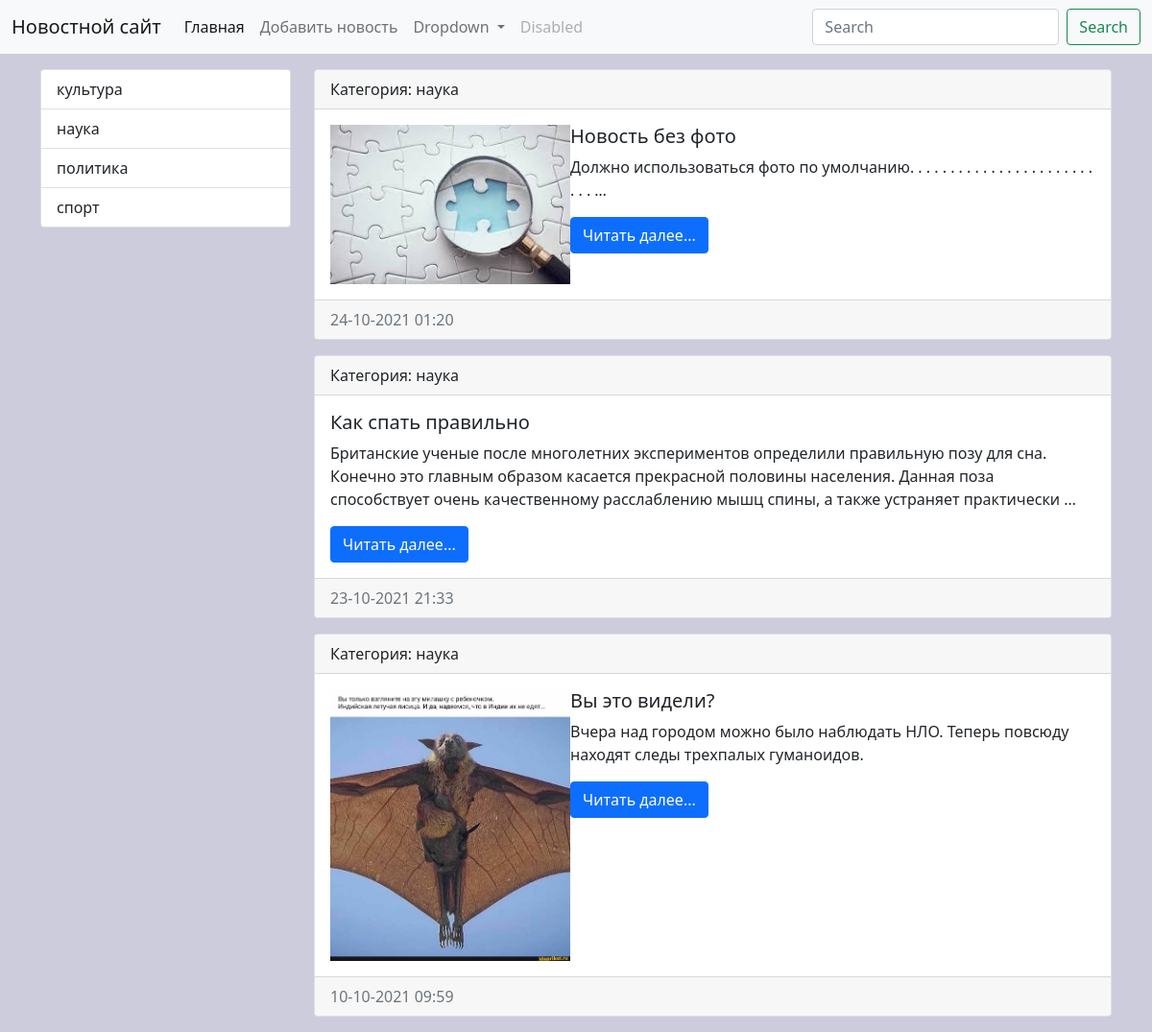
The app's page /category/4/ with its own data.
### news/models.py (models this page shows, shortened)
class Category(models.Model):
    title = models.CharField(max_length=150, db_index=True,verbose_name='Наименование категории')
    def get_absolute_url(self):
        return reverse('category', kwargs={'category_id': self.pk})
    class Meta:
        verbose_name = 'категория'
        verbose_name_plural = 'категории'
        ordering = ['title']

class News(models.Model):
    title = models.CharField('Заголовок', max_length=150)
    content = models.TextField('контент', blank=True)
    created_at = models.DateTimeField('Создана', auto_now_add=True)
    updated_at = models.DateTimeField('отредактирована', auto_now=True)
    photo = models.ImageField('фото', upload_to='photos/%Y/%m/%d', blank=True)
    is_published = models.BooleanField('опубликована', default=True)
    category = models.ForeignKey('Category', on_delete=models.PROTECT, null=True, verbose_name='Категория')
    def get_absolute_url(self):
        return reverse('view_news', kwargs={'news_id': self.pk})
    class Meta:
        verbose_name = "Новость"
        verbose_name_plural = "Новости"
        ordering = ['-created_at']

### news/views.py (the view)
# urls.py: path('category/<int:category_id>/', get_category, name='category'),
def get_category(request, category_id):
    news = News.objects.filter(category_id=category_id)
    category = Category.objects.get(pk=category_id)
    return render(request, 'news/category.html', {'news': news, 'category': category})

### news/templatetags/news_tags.py (called while the page is built)
@register.inclusion_tag('news/list_categories.html')
def show_categories():
    categories = Category.objects.all()
    return {"categories": categories}

### news/templates/news/category.html (shortened to what this page needs)
{% extends 'base.html' %}
{% block sidebar %}
{% include 'inc/_sidebar.html' %}
{% endblock %}
{% block content %}
    {%  for item in news %}
    <div class="card mb-3">
      <div class="card-header">
        Категория: {{ item.category.title }}
      </div>
      <div class="card-body">
          <div class="media">
              {% if item.photo %}
              <img src="{{ item.photo.url }}" alt="" class="float-md-start" width="250">
              {% else %}
                  <img src={% static '/img/no_images.jpg' %} alt="" class="float-md-start mr-3" width="250">
              {% endif %}
              <div class="media-body">
                    <h5 class="card-title">{{ item.title }}</h5>
                    <p class="card-text">{{ item.content|truncatewords:30 }}</p>
                    <a href="{{ item.get_absolute_url }}" class="btn btn-primary">Читать далее...</a>
              </div>
          </div>
      </div>
      <div class="card-footer text-muted">
          {{ item.created_at|date:"d-m-Y H:i" }}
      </div>
    </div>
    {% endfor %}
{% endblock %}

### news/templates/news/list_categories.html
<div class="list-group">
    {% for item in categories %}
    <a href="{{ item.get_absolute_url }}" class="list-group-item list-group-item-action"> {{ item.title }} </a>
    {% endfor %}
</div>

### mysite/static/css/style.css (style rules this page uses)
body { background-color: #ccd; }

### records on screen
Category: title "культура"
Category: title "наука"
Category: title "политика"
Category: title "спорт"
News: category "наука", title "Новость без фото", content "Должно использоваться фото по умолчанию. . . . . . . . . . . . . . . . . . . . . . . . . . …", created_at "24-10-2021 01:20"
News: category "наука", title "Как спать правильно", content "Британские ученые после многолетних экспериментов определили правильную позу для сна. Конечно это главным образом касается прекрасной половины населения. Данная поза способствует очень качественному расслаблению мышц спины, а также устраняет практически …", created_at "23-10-2021 21:33"
News: category "наука", photo (picture), title "Вы это видели?", content "Вчера над городом можно было наблюдать НЛО. Теперь повсюду находят следы трехпалых гуманоидов.", created_at "10-10-2021 09:59"
